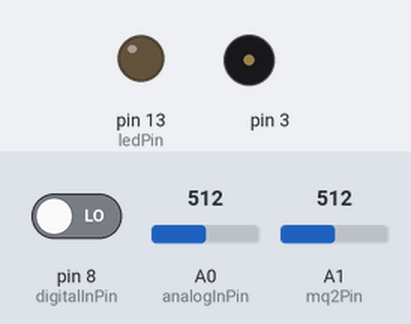
The sketch below on a simulated Arduino Uno, built with avr-gcc and run on an emulated ATmega328P. On the bench: output pins drawn as LEDs (lit = HIGH), buzzer (waves = sounding). Inputs (shaded band) come from the test bench; at power-on: pin 8 (digitalInPin) LOW, A0 (analogInPin) = 512, A1 (mq2Pin) = 512. What the sketch prints to the serial monitor is not drawn.

Above: at 1.2 s.
1.3 s: pin 8 (digitalInPin) driven HIGH
At 2.1 s:
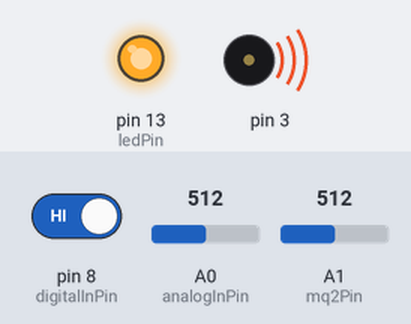
2.8 s: pin 8 (digitalInPin) driven LOW
At 3.4 s:
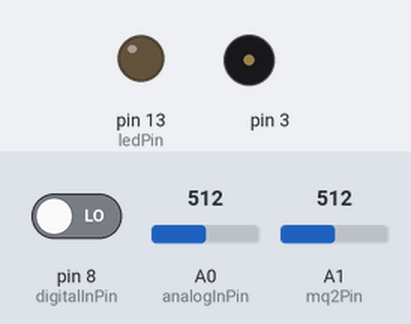
Timing chart, 0 to 5.8 s (numbered marks = the images above; inputs shaded):
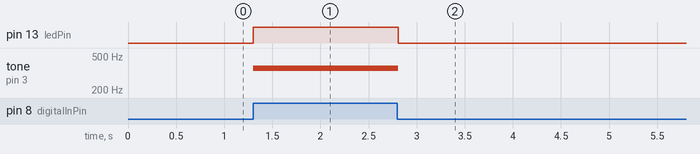

Measured:
- after the input at 1.3 s, pin 13 (ledPin): LOW → HIGH at once; tone on pin 3: silent → 358 Hz at once
- after the input at 2.8 s, pin 13 (ledPin): HIGH → LOW at once; tone on pin 3: 358 Hz → silent at once

The sketch:

alarm.ino
```cpp
const int analogInPin = A0;
const int digitalInPin = 8;
const int ledPin = 13;
#
const int mq2Pin = A1;
void setup()
{
  pinMode(digitalInPin,INPUT);
  pinMode(ledPin,OUTPUT);
  pinMode(3, OUTPUT);
  Serial.begin(9600);
}

void loop()
{
  int val;
  val=analogRead(mq2Pin);
  Serial.println(val);
  int analogVal = analogRead(analogInPin);
  boolean stat = digitalRead(digitalInPin);
  if(stat == HIGH & val > 58)
  {
    digitalWrite(ledPin,HIGH);
    tone(3, 358);
    delay(100);
   }
   else
   {
     digitalWrite(ledPin,LOW);
     noTone(3);
   }
}
```
